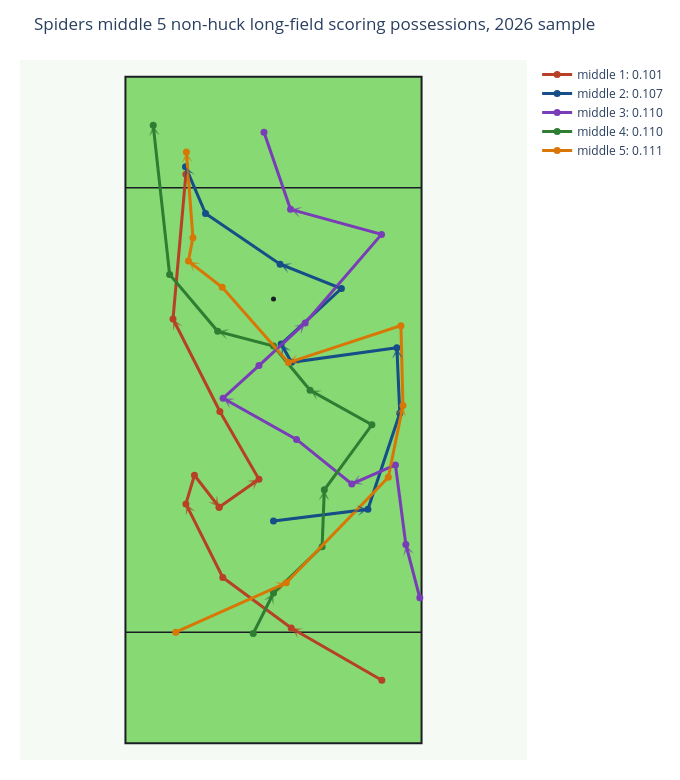

Notebook source saved alongside this figure:
### Code cell
middle_fig = plot_representative_paths(
    middle_paths,
    title=f"{TEAM_ID.title()} middle {len(middle_paths)} non-huck long-field scoring possessions, {SEASON} sample",
)
middle_fig.show()

### Figure 1 — Plotly figure (JSON) as saved in the notebook; plotly's stock layout.template omitted (floating-point values rounded to 4 significant figures)
{"data": [{"hoverinfo": "skip", "marker": {"color": "#1B1E26", "size": 5}, "mode": "markers", "showlegend": false, "type": "scatter", "x": [0], "y": [40]}, {"hoverinfo": "skip", "marker": {"color": "#1B1E26", "size": 5}, "mode": "markers", "showlegend": false, "type": "scatter", "x": [0], "y": [80]}, {"hovertemplate": "middle 1: 0.101<br>%{text}<extra></extra>", "line": {"color": "#b74126", "width": 3}, "marker": {"color": "#b74126", "size": 7}, "mode": "lines+markers", "name": "middle 1: 0.101", "text": ["Start", "Throw 1<br>aEC: 0.122<br>CP: 97.2%<br>Distance: 18.8", "Throw 2<br>aEC: 0.056<br>CP: 98.0%<br>Distance: 15.3", "Throw 3<br>aEC: 0.084<br>CP: 97.7%<br>Distance: 14.8", "Throw 4<br>aEC: 0.054<br>CP: 98.8%<br>Distance: 5.4", "Throw 5<br>aEC: -0.040<br>CP: 98.9%<br>Distance: 7.3", "Throw 6<br>aEC: 0.000<br>CP: 50.0%<br>Distance: 0.0", "Throw 7<br>aEC: 0.049<br>CP: 98.6%<br>Distance: 8.8", "Throw 8<br>aEC: 0.116<br>CP: 97.2%<br>Distance: 14.1", "Throw 9<br>aEC: 0.153<br>CP: 96.0%<br>Distance: 18.7", "Throw 10<br>aEC: 0.415<br>CP: 88.1%<br>Distance: 26.2"], "type": "scatter", "x": [19.5, 3.19, -9.13, -15.77, -14.23, -9.78, -9.78, -2.62, -9.65, -18.09, -15.77], "y": [11.35, 20.77, 29.87, 43.09, 48.25, 42.51, 42.51, 47.54, 59.74, 76.38, 102.5]}, {"hovertemplate": "middle 2: 0.107<br>%{text}<extra></extra>", "line": {"color": "#164e87", "width": 3}, "marker": {"color": "#164e87", "size": 7}, "mode": "lines+markers", "name": "middle 2: 0.107", "text": ["Start", "Throw 1<br>aEC: -0.027<br>CP: 98.1%<br>Distance: 17.1", "Throw 2<br>aEC: 0.147<br>CP: 95.5%<br>Distance: 18.2", "Throw 3<br>aEC: 0.189<br>CP: 97.1%<br>Distance: 11.8", "Throw 4<br>aEC: 0.055<br>CP: 95.5%<br>Distance: 19.1", "Throw 5<br>aEC: 0.046<br>CP: 98.9%<br>Distance: 3.8", "Throw 6<br>aEC: 0.126<br>CP: 96.6%<br>Distance: 14.7", "Throw 7<br>aEC: 0.064<br>CP: 97.0%<br>Distance: 11.9", "Throw 8<br>aEC: 0.100<br>CP: 95.4%<br>Distance: 16.2", "Throw 9<br>aEC: 0.267<br>CP: 97.0%<br>Distance: 9.2"], "type": "scatter", "x": [0.0, 16.99, 22.73, 22.21, 3.25, 1.38, 12.22, 1.19, -12.23, -15.84], "y": [40.0, 42.12, 59.41, 71.22, 68.58, 71.87, 81.87, 86.25, 95.35, 103.8]}, {"hovertemplate": "middle 3: 0.110<br>%{text}<extra></extra>", "line": {"color": "#7a3db8", "width": 3}, "marker": {"color": "#7a3db8", "size": 7}, "mode": "lines+markers", "name": "middle 3: 0.110", "text": ["Start", "Throw 1<br>aEC: 0.134<br>CP: 97.2%<br>Distance: 9.9", "Throw 2<br>aEC: 0.171<br>CP: 96.9%<br>Distance: 14.4", "Throw 3<br>aEC: 0.039<br>CP: 98.6%<br>Distance: 8.6", "Throw 4<br>aEC: 0.099<br>CP: 97.6%<br>Distance: 12.8", "Throw 5<br>aEC: 0.076<br>CP: 97.2%<br>Distance: 15.2", "Throw 6<br>aEC: 0.069<br>CP: 98.2%<br>Distance: 8.7", "Throw 7<br>aEC: 0.085<br>CP: 97.7%<br>Distance: 11.3", "Throw 8<br>aEC: 0.139<br>CP: 95.1%<br>Distance: 21.0", "Throw 9<br>aEC: 0.069<br>CP: 94.1%<br>Distance: 17.0", "Throw 10<br>aEC: 0.214<br>CP: 95.0%<br>Distance: 14.7"], "type": "scatter", "x": [26.34, 23.82, 21.95, 14.09, 4.15, -9.07, -2.62, 5.7, 19.44, 3.06, -1.71], "y": [26.19, 35.8, 50.12, 46.7, 54.7, 62.12, 68.0, 75.67, 91.61, 96.12, 110.0]}, {"hovertemplate": "middle 4: 0.110<br>%{text}<extra></extra>", "line": {"color": "#2f7d32", "width": 3}, "marker": {"color": "#2f7d32", "size": 7}, "mode": "lines+markers", "name": "middle 4: 0.110", "text": ["Start", "Throw 1<br>aEC: 0.058<br>CP: 99.0%<br>Distance: 8.1", "Throw 2<br>aEC: 0.070<br>CP: 98.3%<br>Distance: 12.1", "Throw 3<br>aEC: 0.106<br>CP: 98.2%<br>Distance: 10.2", "Throw 4<br>aEC: 0.096<br>CP: 97.7%<br>Distance: 14.5", "Throw 5<br>aEC: 0.126<br>CP: 97.3%<br>Distance: 12.7", "Throw 6<br>aEC: 0.107<br>CP: 97.9%<br>Distance: 10.3", "Throw 7<br>aEC: 0.031<br>CP: 97.9%<br>Distance: 10.4", "Throw 8<br>aEC: 0.106<br>CP: 97.4%<br>Distance: 13.4", "Throw 9<br>aEC: 0.294<br>CP: 93.6%<br>Distance: 17.1"], "type": "scatter", "x": [-3.65, 0.0, 8.75, 9.15, 17.71, 6.59, 0.0, -10.04, -18.7, -21.65], "y": [19.77, 27.04, 35.4, 45.63, 57.34, 63.54, 71.5, 74.16, 84.39, 111.2]}, {"hovertemplate": "middle 5: 0.111<br>%{text}<extra></extra>", "line": {"color": "#d97706", "width": 3}, "marker": {"color": "#d97706", "size": 7}, "mode": "lines+markers", "name": "middle 5: 0.111", "text": ["Start", "Throw 1<br>aEC: 0.107<br>CP: 96.2%<br>Distance: 21.8", "Throw 2<br>aEC: 0.088<br>CP: 95.0%<br>Distance: 26.4", "Throw 3<br>aEC: 0.112<br>CP: 96.5%<br>Distance: 13.2", "Throw 4<br>aEC: 0.190<br>CP: 95.6%<br>Distance: 14.4", "Throw 5<br>aEC: 0.003<br>CP: 94.9%<br>Distance: 21.3", "Throw 6<br>aEC: 0.150<br>CP: 95.3%<br>Distance: 18.0", "Throw 7<br>aEC: 0.040<br>CP: 98.0%<br>Distance: 7.7", "Throw 8<br>aEC: 0.045<br>CP: 98.2%<br>Distance: 4.3", "Throw 9<br>aEC: 0.267<br>CP: 94.6%<br>Distance: 15.5"], "type": "scatter", "x": [-17.59, 2.31, 20.67, 23.3, 22.94, 2.68, -9.23, -15.31, -14.5, -15.68], "y": [20.0, 28.9, 47.9, 60.81, 75.18, 68.54, 82.09, 86.81, 91.0, 106.5]}], "layout": {"annotations": [{"arrowcolor": "#b74126", "arrowhead": 3, "arrowsize": 1, "arrowwidth": 1.8, "ax": 19.5, "axref": "x", "ay": 11.35, "ayref": "y", "opacity": 0.65, "showarrow": true, "x": 3.19, "xref": "x", "y": 20.77, "yref": "y"}, {"arrowcolor": "#b74126", "arrowhead": 3, "arrowsize": 1, "arrowwidth": 1.8, "ax": -9.13, "axref": "x", "ay": 29.87, "ayref": "y", "opacity": 0.65, "showarrow": true, "x": -15.77, "xref": "x", "y": 43.09, "yref": "y"}, {"arrowcolor": "#b74126", "arrowhead": 3, "arrowsize": 1, "arrowwidth": 1.8, "ax": -14.23, "axref": "x", "ay": 48.25, "ayref": "y", "opacity": 0.65, "showarrow": true, "x": -9.78, "xref": "x", "y": 42.51, "yref": "y"}, {"arrowcolor": "#b74126", "arrowhead": 3, "arrowsize": 1, "arrowwidth": 1.8, "ax": -9.78, "axref": "x", "ay": 42.51, "ayref": "y", "opacity": 0.65, "showarrow": true, "x": -2.62, "xref": "x", "y": 47.54, "yref": "y"}, {"arrowcolor": "#b74126", "arrowhead": 3, "arrowsize": 1, "arrowwidth": 1.8, "ax": -9.65, "axref": "x", "ay": 59.74, "ayref": "y", "opacity": 0.65, "showarrow": true, "x": -18.09, "xref": "x", "y": 76.38, "yref": "y"}, {"arrowcolor": "#164e87", "arrowhead": 3, "arrowsize": 1, "arrowwidth": 1.8, "ax": 0, "axref": "x", "ay": 40, "ayref": "y", "opacity": 0.65, "showarrow": true, "x": 16.99, "xref": "x", "y": 42.12, "yref": "y"}, {"arrowcolor": "#164e87", "arrowhead": 3, "arrowsize": 1, "arrowwidth": 1.8, "ax": 22.73, "axref": "x", "ay": 59.41, "ayref": "y", "opacity": 0.65, "showarrow": true, "x": 22.21, "xref": "x", "y": 71.22, "yref": "y"}, {"arrowcolor": "#164e87", "arrowhead": 3, "arrowsize": 1, "arrowwidth": 1.8, "ax": 3.25, "axref": "x", "ay": 68.58, "ayref": "y", "opacity": 0.65, "showarrow": true, "x": 1.38, "xref": "x", "y": 71.87, "yref": "y"}, {"arrowcolor": "#164e87", "arrowhead": 3, "arrowsize": 1, "arrowwidth": 1.8, "ax": 12.22, "axref": "x", "ay": 81.87, "ayref": "y", "opacity": 0.65, "showarrow": true, "x": 1.19, "xref": "x", "y": 86.25, "yref": "y"}, {"arrowcolor": "#164e87", "arrowhead": 3, "arrowsize": 1, "arrowwidth": 1.8, "ax": -12.23, "axref": "x", "ay": 95.35, "ayref": "y", "opacity": 0.65, "showarrow": true, "x": -15.84, "xref": "x", "y": 103.8, "yref": "y"}, {"arrowcolor": "#7a3db8", "arrowhead": 3, "arrowsize": 1, "arrowwidth": 1.8, "ax": 26.34, "axref": "x", "ay": 26.19, "ayref": "y", "opacity": 0.65, "showarrow": true, "x": 23.82, "xref": "x", "y": 35.8, "yref": "y"}, {"arrowcolor": "#7a3db8", "arrowhead": 3, "arrowsize": 1, "arrowwidth": 1.8, "ax": 21.95, "axref": "x", "ay": 50.12, "ayref": "y", "opacity": 0.65, "showarrow": true, "x": 14.09, "xref": "x", "y": 46.7, "yref": "y"}, {"arrowcolor": "#7a3db8", "arrowhead": 3, "arrowsize": 1, "arrowwidth": 1.8, "ax": 4.15, "axref": "x", "ay": 54.7, "ayref": "y", "opacity": 0.65, "showarrow": true, "x": -9.07, "xref": "x", "y": 62.12, "yref": "y"}, {"arrowcolor": "#7a3db8", "arrowhead": 3, "arrowsize": 1, "arrowwidth": 1.8, "ax": -2.62, "axref": "x", "ay": 68, "ayref": "y", "opacity": 0.65, "showarrow": true, "x": 5.7, "xref": "x", "y": 75.67, "yref": "y"}, {"arrowcolor": "#7a3db8", "arrowhead": 3, "arrowsize": 1, "arrowwidth": 1.8, "ax": 19.44, "axref": "x", "ay": 91.61, "ayref": "y", "opacity": 0.65, "showarrow": true, "x": 3.06, "xref": "x", "y": 96.12, "yref": "y"}, {"arrowcolor": "#2f7d32", "arrowhead": 3, "arrowsize": 1, "arrowwidth": 1.8, "ax": -3.65, "axref": "x", "ay": 19.77, "ayref": "y", "opacity": 0.65, "showarrow": true, "x": 0, "xref": "x", "y": 27.04, "yref": "y"}, {"arrowcolor": "#2f7d32", "arrowhead": 3, "arrowsize": 1, "arrowwidth": 1.8, "ax": 8.75, "axref": "x", "ay": 35.4, "ayref": "y", "opacity": 0.65, "showarrow": true, "x": 9.15, "xref": "x", "y": 45.63, "yref": "y"}, {"arrowcolor": "#2f7d32", "arrowhead": 3, "arrowsize": 1, "arrowwidth": 1.8, "ax": 17.71, "axref": "x", "ay": 57.34, "ayref": "y", "opacity": 0.65, "showarrow": true, "x": 6.59, "xref": "x", "y": 63.54, "yref": "y"}, {"arrowcolor": "#2f7d32", "arrowhead": 3, "arrowsize": 1, "arrowwidth": 1.8, "ax": 0, "axref": "x", "ay": 71.5, "ayref": "y", "opacity": 0.65, "showarrow": true, "x": -10.04, "xref": "x", "y": 74.16, "yref": "y"}, {"arrowcolor": "#2f7d32", "arrowhead": 3, "arrowsize": 1, "arrowwidth": 1.8, "ax": -18.7, "axref": "x", "ay": 84.39, "ayref": "y", "opacity": 0.65, "showarrow": true, "x": -21.65, "xref": "x", "y": 111.2, "yref": "y"}, {"arrowcolor": "#d97706", "arrowhead": 3, "arrowsize": 1, "arrowwidth": 1.8, "ax": -17.59, "axref": "x", "ay": 20, "ayref": "y", "opacity": 0.65, "showarrow": true, "x": 2.31, "xref": "x", "y": 28.9, "yref": "y"}, {"arrowcolor": "#d97706", "arrowhead": 3, "arrowsize": 1, "arrowwidth": 1.8, "ax": 20.67, "axref": "x", "ay": 47.9, "ayref": "y", "opacity": 0.65, "showarrow": true, "x": 23.3, "xref": "x", "y": 60.81, "yref": "y"}, {"arrowcolor": "#d97706", "arrowhead": 3, "arrowsize": 1, "arrowwidth": 1.8, "ax": 22.94, "axref": "x", "ay": 75.18, "ayref": "y", "opacity": 0.65, "showarrow": true, "x": 2.68, "xref": "x", "y": 68.54, "yref": "y"}, {"arrowcolor": "#d97706", "arrowhead": 3, "arrowsize": 1, "arrowwidth": 1.8, "ax": -9.23, "axref": "x", "ay": 82.09, "ayref": "y", "opacity": 0.65, "showarrow": true, "x": -15.31, "xref": "x", "y": 86.81, "yref": "y"}, {"arrowcolor": "#d97706", "arrowhead": 3, "arrowsize": 1, "arrowwidth": 1.8, "ax": -14.5, "axref": "x", "ay": 91, "ayref": "y", "opacity": 0.65, "showarrow": true, "x": -15.68, "xref": "x", "y": 106.5, "yref": "y"}], "height": 780, "margin": {"b": 20, "l": 20, "r": 20, "t": 60}, "paper_bgcolor": "white", "plot_bgcolor": "#f6faf5", "shapes": [{"fillcolor": "#86d973", "layer": "below", "line": {"color": "#1B1E26", "width": 2}, "type": "rect", "x0": -26.65, "x1": 26.65, "y0": 0, "y1": 120}, {"layer": "below", "line": {"color": "#1B1E26", "width": 1.5}, "type": "line", "x0": -26.65, "x1": 26.65, "y0": 20, "y1": 20}, {"layer": "below", "line": {"color": "#1B1E26", "width": 1.5}, "type": "line", "x0": -26.65, "x1": 26.65, "y0": 100, "y1": 100}], "title": {"text": "Spiders middle 5 non-huck long-field scoring possessions, 2026 sample"}, "width": 680, "xaxis": {"range": [-31.65, 31.65], "scaleanchor": "y", "scaleratio": 1, "showgrid": false, "visible": false, "zeroline": false}, "yaxis": {"range": [-3, 123], "showgrid": false, "visible": false, "zeroline": false}}}
